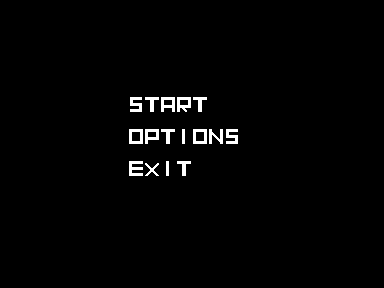

A 2D game scene composited from a Tiled map and its tileset images. What follows is a short description and the map's XML, with every tile layer's data as written:
An orthogonal 24x18 tile map with 16x16 px tiles, 1 tile layer (Tile Layer 1).

<map version="1.0" tiledversion="1.1.4" orientation="orthogonal" renderorder="right-down" width="24" height="18" tilewidth="16" tileheight="16" infinite="0" nextobjectid="1">
 <tileset firstgid="1" source="levelselect.tsx" />
 <layer name="Tile Layer 1" width="24" height="18">
  <data encoding="csv">
0,0,0,0,0,0,0,0,0,0,0,0,0,0,0,0,0,0,0,0,0,0,0,0,
0,0,0,0,0,0,0,0,0,0,0,0,0,0,0,0,0,0,0,0,0,0,0,0,
0,0,0,0,0,0,0,0,0,0,0,0,0,0,0,0,0,0,0,0,0,0,0,0,
0,0,0,0,0,0,0,0,0,0,0,0,0,0,0,0,0,0,0,0,0,0,0,0,
0,0,0,0,0,0,0,0,0,0,0,0,0,0,0,0,0,0,0,0,0,0,0,0,
0,0,0,0,0,0,0,0,0,0,0,0,0,0,0,0,0,0,0,0,0,0,0,0,
0,0,0,0,0,0,0,0,41,42,43,44,45,0,0,0,0,0,0,0,0,0,0,0,
0,0,0,0,0,0,0,0,0,0,0,0,0,0,0,0,0,0,0,0,0,0,0,0,
0,0,0,0,0,0,0,0,51,52,53,54,55,56,57,0,0,0,0,0,0,0,0,0,
0,0,0,0,0,0,0,0,0,0,0,0,0,0,0,0,0,0,0,0,0,0,0,0,
0,0,0,0,0,0,0,0,61,62,63,64,0,0,0,0,0,0,0,0,0,0,0,0,
0,0,0,0,0,0,0,0,0,0,0,0,0,0,0,0,0,0,0,0,0,0,0,0,
0,0,0,0,0,0,0,0,0,0,0,0,0,0,0,0,0,0,0,0,0,0,0,0,
0,0,0,0,0,0,0,0,0,0,0,0,0,0,0,0,0,0,0,0,0,0,0,0,
0,0,0,0,0,0,0,0,0,0,0,0,0,0,0,0,0,0,0,0,0,0,0,0,
0,0,0,0,0,0,0,0,0,0,0,0,0,0,0,0,0,0,0,0,0,0,0,0,
0,0,0,0,0,0,0,0,0,0,0,0,0,0,0,0,0,0,0,0,0,0,0,0,
0,0,0,0,0,0,0,0,0,0,0,0,0,0,0,0,0,0,0,0,0,0,0,0
</data>
 </layer>
</map>
